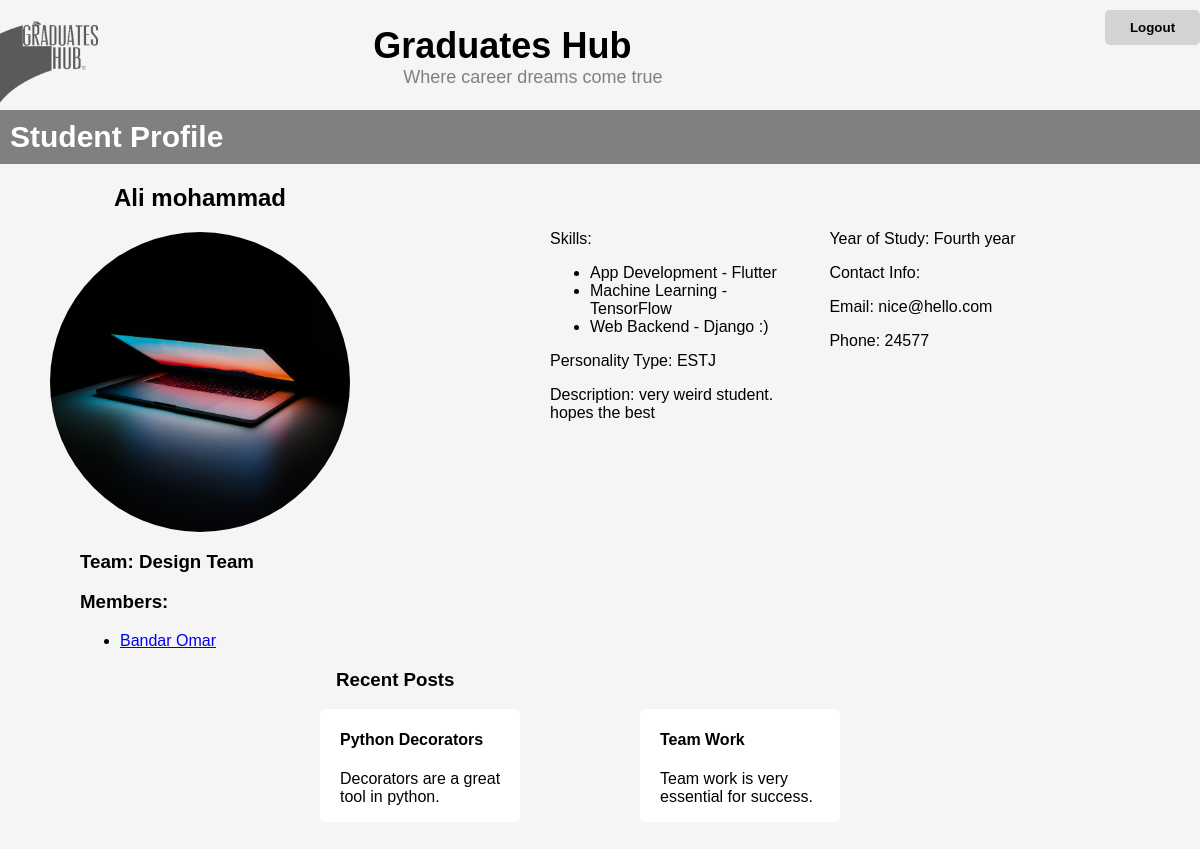
Before: /hub/student-profile/4/ (signed in) with the older database file.
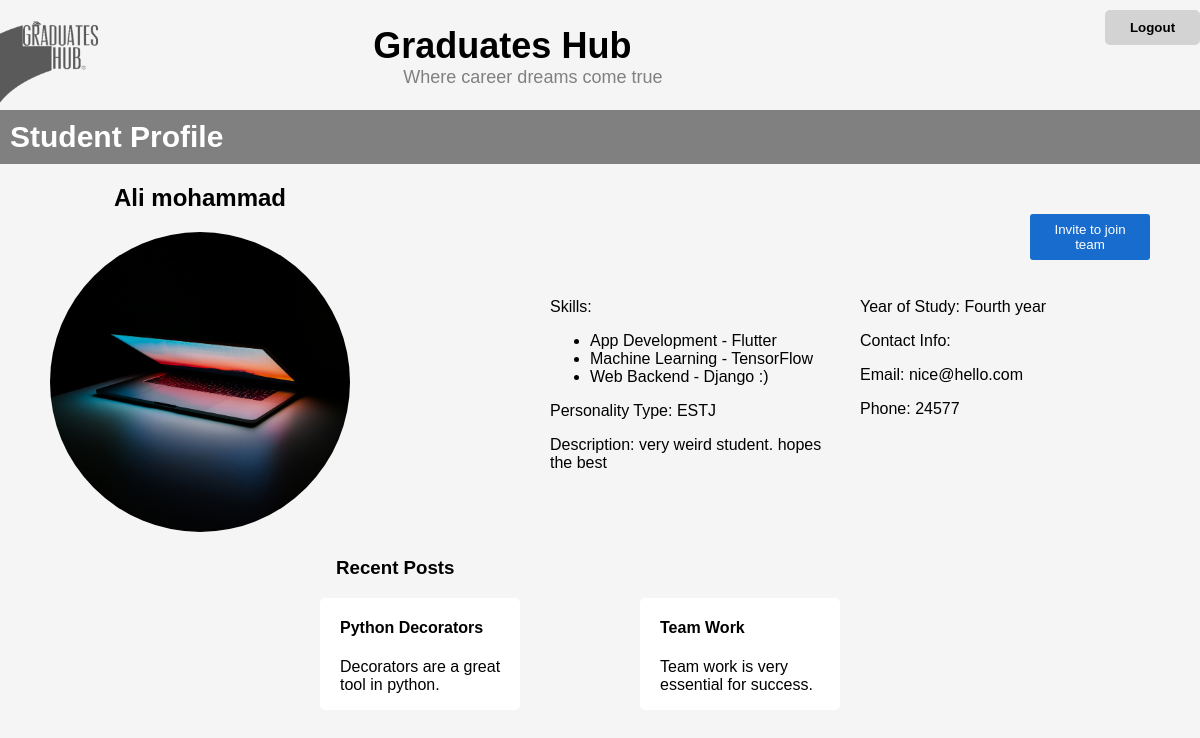
After: the same page with the newer database file.
### hub/models.py (models this page shows, shortened)
class Skill(models.Model):
    FIELDS = [('Embedded Systems', 'Embedded Systems'),
              ('App Development', 'App Development'),
              ('Programming Language', 'Programming Language'),
              ('Graphic Design', 'Graphics Design'),
              ('Machine Learning', 'Machine Learning'),
              ('Databases', 'Databases'),
              ('Web Backend', 'Web Backend'),
              ('Web Frontend', 'Web Frontend')]
    field = models.CharField(max_length=40, choices=FIELDS)
    name = models.CharField(max_length=40)
    def __str__(self):
        return self.field + ' - ' + self.name

class User(models.Model):
    GENDERS = [('M', 'Male'), ('F', 'Female')]
    name = models.CharField(max_length=40)
    phone = models.PositiveIntegerField()
    bio = models.TextField(max_length=500)
    photo = models.ImageField(default='default.png',
                              upload_to='profile_pics/', blank=True)
    website = models.URLField(null=True, blank=True)
    email = models.EmailField()
    def __str__(self):
        return self.name

class Student(User):
    PERSONALITIES = [('INTP', 'INTP'), ('INTJ', 'INTJ'), ('INFP', 'INFP'),
                     ('INFJ', 'INFJ'), ('ISTP', 'ISTP'), ('ISTJ', 'ISTJ'),
                     ('ISFP', 'ISFP'), ('ISFJ', 'ISFJ'), ('ENTP', 'ENTP'),
                     ('ENTJ', 'ENTJ'), ('ENFP', 'ENFP'), ('ENFJ', 'ENFJ'),
                     ('ESTP', 'ESTP'), ('ESTJ', 'ESTJ'), ('ESFP', 'ESFP'),
                     ('ESFJ', 'ESFJ')]
    ORDINALS = {1: 'First', 2: 'Second', 3: 'Third', 4: 'Fourth', 5: 'Fifth',
                6: 'Sixth', 7: 'Seventh', 8: 'Eighth', 9: 'Eighth', 10: 'tenth'}
    COMPATIBILITY_MATRIX = {
        'INTJ': ['ENFP', 'INFP', 'ENTJ', 'INTJ', 'INFJ', 'ISTJ'],
        'INTP': ['ENFJ', 'INFJ', 'ENTP', 'INTP', 'INFP', 'ISTP'],
        'INFJ': ['ENFP', 'INFP', 'ENTJ', 'INTJ', 'INFJ', 'ENFJ'],
        'INFP': ['ENFJ', 'INFJ', 'ENTP', 'INTP', 'INFP', 'ENFP'],
        'ISTJ': ['ENFJ', 'INFJ', 'ESFJ', 'ISFJ', 'ISTJ', 'ESTJ'],
        'ISFJ': ['ENFJ', 'INFJ', 'ESFJ', 'ISFJ', 'ISTJ', 'ESTJ'],
        'ISTP': ['ENFP', 'INFP', 'ENTP', 'INTP', 'ISFP', 'ISTP'],
        'ISFP': ['ENFJ', 'INFJ', 'ESFP', 'ISFP', 'ISTP', 'ESTP'],
        'ENTJ': ['ENFP', 'INFP', 'ENTJ', 'INTJ', 'INFJ', 'ENFJ'],
        'ENTP': ['ENFJ', 'INFJ', 'ENTP', 'INTP', 'INFP', 'ENFP'],
        'ENFJ': ['ENFP', 'INFP', 'ENTJ', 'INTJ', 'INFJ', 'ENTP'],
        'ENFP': ['ENFJ', 'INFJ', 'ENTP', 'INTP', 'INFP', 'ENFP'],
        'ESTJ': ['ESFJ', 'ISFJ', 'ISTJ', 'ESTJ', 'ENTJ', 'INTJ'],
        'ESFJ': ['ESFJ', 'ISFJ', 'ISTJ', 'ESTJ', 'ENFJ', 'INFJ'],
        'ESTP': ['ESFP', 'ISFP', 'ISTP', 'ESTP', 'ENTP', 'INTP'],
        'ESFP': ['ESFJ', 'ISFJ', 'ESFP', 'ISFP', 'ISTP', 'ESTP']
    }
    auth_user = models.OneToOneField(
        AuthUser, on_delete=models.CASCADE, related_name='profile')
    gender = models.CharField(max_length=1, choices=User.GENDERS)
    year = models.PositiveIntegerField()
    personality = models.CharField(max_length=4, choices=PERSONALITIES)
    team = models.ForeignKey(
        Team, null=True, on_delete=models.SET_NULL, blank=True)
    design_semester = models.ForeignKey(
        Semester, null=True, on_delete=models.SET_NULL, blank=True)
    skills = models.ManyToManyField(
        'Skill')
    occupancies = models.ManyToManyField('Occupancy', blank=True)

class Team(models.Model):
    name = models.CharField(max_length=30)
    project = models.OneToOneField(
        'Post', on_delete=models.SET_NULL, null=True)

class User(models.Model):
    GENDERS = [('M', 'Male'), ('F', 'Female')]
    name = models.CharField(max_length=40)
    phone = models.PositiveIntegerField()
    bio = models.TextField(max_length=500)
    photo = models.ImageField(default='default.png',
                              upload_to='profile_pics/', blank=True)
    website = models.URLField(null=True, blank=True)
    email = models.EmailField()
    def __str__(self):
        return self.name

### hub/views.py (the view)
# urls.py: path("student-profile/<int:id>/", views.get_student_profile, name='student-profile'),
def get_student_profile(request, id):
    if request.user.profile.id == id:
        return redirect('my-profile')
    student = Student.objects.get(id=id)
    student_skills = student.skills.all()
    if student.team:
        student_team = student.team.student_set.all().exclude(name=student.name)
    else:
        student_team = []
    student_year = student.ORDINALS[student.year]
    context = {'student': student, 'skills': student_skills,
               'study_year': student_year, 'team': student_team}
    return render(request, 'hub/student_profile.html', context)

### hub/templates/hub/student_profile.html (shortened to what this page needs)
{% load static%}
<!DOCTYPE html>
<html>
<head>
	<link rel="stylesheet" type="text/css" href="{% static 'hub/css/student_profile.css' %}">
</head>
<body>
	<header>
		<div class="logo">
			<div class="logo">
				<a  href="{% url 'student-home' %}"><img src="{% static 'hub/img/GraduatesHubLogo.png' %}" alt="Graduates Hub Logo"></a>
			</div>
		</div>
		<div class="title">
			<h1>Graduates Hub</h1>
			<p>Where career dreams come true</p>
		</div>
		<a href="/login/"><button class="logout-button"> Logout </button></a>
	</header>
	<div class = "bar">
        <h2>Student Profile</h2>
    </div>
	<main>
        <div class="profile-info">
		<div class="profile-title">
            <h2> {{ student.name }}</h2>
			<img src="{{ student.photo.url}}" alt="Profile Photo">
		</div>
		<div class="fields">
			{% if not team or not user.profile.team %}
			<form class="team-request-form" id="team-request-form">
			<button class='blue-button' type='submit' id="team-request-button">
			{% if team and not user.profile.team %}
            Request to join team
			{% elif not team and user.profile.team %}
			Invite to join team
			{% elif not team and not user.profile.team %}
			Request to create team
			{% endif %}</button>
			</form>
			{% endif %}
            <div class="fields-info">
			<div class="left">
				<p>Skills:
					<ul>
					{% for skill in skills %}
					 <li>{{skill}}</li>
					{% endfor %}
					</ul>
				</p>
				<p>Personality Type: {{student.personality}}</p>
				<p>Description: {{student.bio}}</p>
			</div>
			<div class="right">
				<p>Year of Study: {{study_year}} year</p>
				<p>Contact Info:</p>
				<p>Email: {{ student.email }}</p>
				<p>Phone: {{ student.phone }}</p>
			</div>
        </div>
		</div>
    </div>
		<div class="dialog">
			<div class="team-members">
				{% if team %}
				<h3> Team: {{ student.team.name }}</h3>
				<h3>  Members:</h3>
				<ul>
				{% for member in team %}
				 <li><a href="/hub/student-profile/{{member.id}}">{{member}}</a></li>
				{% endfor %}
				</ul>
				{% endif %}
			</div>
            <div class="posts">
            <h3>Recent Posts</h3>
			<div class="post-boxes">
                <div id="post1">
                    <div class="post-info">
                    <h4>Python Decorators</h4>
                    <p>
                        Decorators are a great tool in python.
                    </p>
                </div>
                </div>
                <div id="post2">
                    <div class="post-info">
                    <h4>Team Work</h4>
                    <p>
                        Team work is very essential for success.
                    </p>
                </div>
                </div>
            </div>
        </div>
		</div>
	</main>
</body>
</html>

Changed rows visible on the page:
no longer on this page (row edited): Student: name "Bandar Omar"
changed Student "ESTJ": team.name "Design Team" → (not shown)
Other visible differences:
text no longer shown: "Team: Members:"
text now shown: "Invite to join team"
